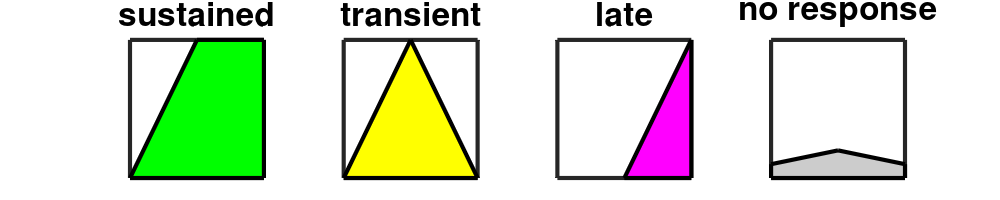

Here is the MATLAB script that generated this plot:
% LegendSignals is a small script to create the Legend for the Signals (phosphos)
%
%
%--------------------------------------------------------------------------
% INPUTS
% 
%  None
%
% OUTPUTS
%
%  None
%
%
%--------------------------------------------------------------------------
% EXAMPLE:
% LegendSignals;
%
%--------------------------------------------------------------------------
% TODO:
%
% -
%

%--------------------------------------------------------------------------
% Copyright 2007 President and Fellow of Harvard College
%
%
%  This file is part of SBPipeline.
%
%    SBPipeline is free software; you can redistribute it and/or modify
%    it under the terms of the GNU Lesser General Public License as published by
%    the Free Software Foundation; either version 3 of the License, or
%    (at your option) any later version.
%
%    SBPipeline is distributed in the hope that it will be useful,
%    but WITHOUT ANY WARRANTY; without even the implied warranty of
%    MERCHANTABILITY or FITNESS FOR A PARTICULAR PURPOSE.  See the
%    GNU Lesser General Public License for more details.
%
%    You should have received a copy of the GNU Lesser General Public License
%    along with this program.  If not, see <http://www.gnu.org/licenses/>.
%
%    Contact: Julio Saez-Rodriguez       Arthur Goldsipe
%    SBPipeline.harvard.edu%


%Legend for PlotAllSignalsCompact
figure('Name','Legend','Toolbar','None','NumberTitle','off');
set(gcf,'DefaultLineLineWidth',4,'DefaultAxesLineWidth',3,'DefaultAxesFontSize',12)%,'DefaultAxesFontWeight','bold');
subplot(1,4,1),fill([0 1 2 2],[0 1 1 0], [0 1 0],'LineWidth',3)
title('sustained','FontSize',24)
set(gca,'YTickLabel',{})
set(gca,'YTick',[])
set(gca,'XTickLabel',{})
subplot(1,4,2),fill([0 1 2 2],[0 1 0 0], [1 1 0],'LineWidth',3)
title('transient','FontSize',24)
set(gca,'YTickLabel',{})
set(gca,'XTickLabel',{})
set(gca,'YTick',[])
subplot(1,4,3),fill([0 1 2 2],[0 0 1 0], [1 0 1],'LineWidth',3)
title('late','FontSize',24)
set(gca,'YTickLabel',{})
set(gca,'XTickLabel',{})
set(gca,'YTick',[])
subplot(1,4,4),fill([0 0 1 2 2],[0 0.1 0.2 0.1 0], [.8 .8 .8],'LineWidth',3)
ylim([0 1])
title('no response','FontSize',24)
set(gca,'YTickLabel',{})
set(gca,'XTickLabel',{})
set(gca,'YTick',[])
set(gcf, 'PaperPositionMode', 'manual');    set(gcf, 'PaperUnits', 'inches');
set(gcf, 'PaperPosition', [.1 1 10 2]);   %defines size of exported plot
set(gcf,'Position',[1000  0   500  100])








